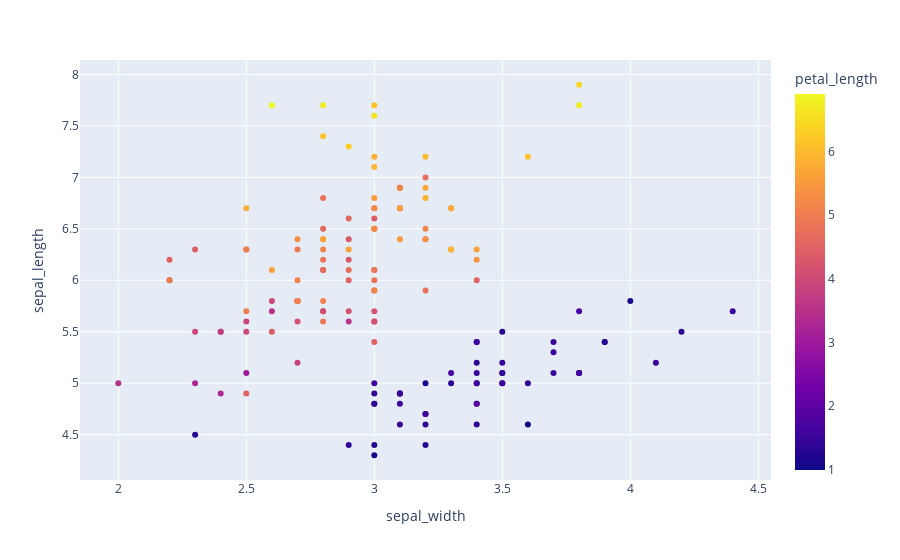

Here is the notebook cell this chart was saved with:
### Markdown cell above
#### Color can be continuos as well

### Code cell
fig = px.scatter(df,
                x='sepal_width',
                y='sepal_length', 
                color='petal_length')
fig.show()

### Figure 1 — Plotly figure (JSON) as saved in the notebook; plotly's stock layout.template omitted (floating-point values rounded to 4 significant figures; data arrays with more than 128 entries replaced by an {"elided": "..."} marker saying what was removed)
{"data": [{"hovertemplate": "sepal_width=%{x}<br>sepal_length=%{y}<br>petal_length=%{marker.color}<extra></extra>", "legendgroup": "", "marker": {"color": {"elided": "150 float values"}, "coloraxis": "coloraxis", "symbol": "circle"}, "mode": "markers", "name": "", "orientation": "v", "showlegend": false, "type": "scatter", "x": {"elided": "150 float values"}, "xaxis": "x", "y": {"elided": "150 float values"}, "yaxis": "y"}], "layout": {"coloraxis": {"colorbar": {"title": {"text": "petal_length"}}, "colorscale": [[0, "#0d0887"], [0.1111, "#46039f"], [0.2222, "#7201a8"], [0.3333, "#9c179e"], [0.4444, "#bd3786"], [0.5556, "#d8576b"], [0.6667, "#ed7953"], [0.7778, "#fb9f3a"], [0.8889, "#fdca26"], [1, "#f0f921"]]}, "legend": {"tracegroupgap": 0}, "margin": {"t": 60}, "xaxis": {"anchor": "y", "domain": [0, 1], "title": {"text": "sepal_width"}}, "yaxis": {"anchor": "x", "domain": [0, 1], "title": {"text": "sepal_length"}}}}
